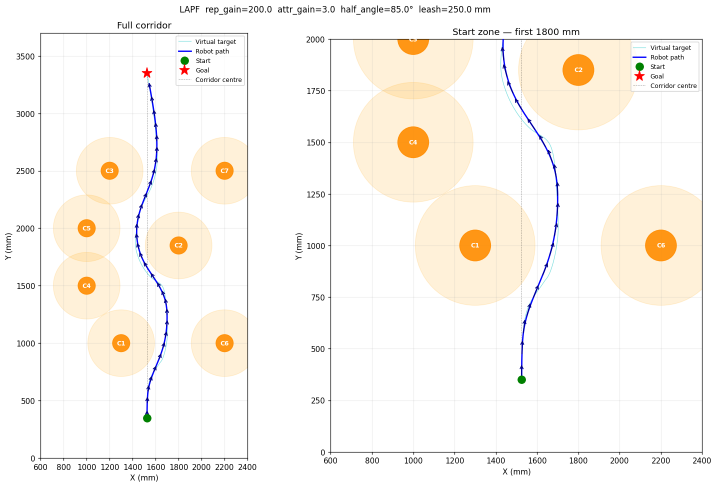
#> input picture lapf_sim.png, 1434 x 974 px (shown at 1/2 size); its folder holds only this picture in this run
$ python -i blue_tracker.py   (imports and definitions only)
#> lines starting #> are read from the running program, lines starting #| are printed output that depends on the picture; after the words box and inside, x2 and y2 are one past the last pixel; in counts of white or black regions, pixels touching at a corner belong together
#> further down, picture is the input picture: shape (974, 1434, 3); mean B, G, R 240.1, 246, 250.2
"""
blue_tracker.py — detects red targets, circles them, and prints the center.
Serves annotated feed at http://<pi-ip>:8081
"""

import subprocess
import threading
import time
import cv2
import numpy as np
from http.server import BaseHTTPRequestHandler, HTTPServer

DEVICE = "/dev/video10"
WIDTH  = 640
HEIGHT = 480
FPS    = 15
PORT   = 8081

FRAME_BYTES = WIDTH * HEIGHT * 3  # ffmpeg outputs bgr24

# Target: RGB(207,19,47) = HSV(351°,91%,81%) → OpenCV H=176, S=232, V=207
# Broad range: wide S/V floors to catch real-world lighting variation
HSV_RED_LOW1  = np.array([159, 131,  99], dtype=np.uint8)
HSV_RED_HIGH1 = np.array([179, 255, 255], dtype=np.uint8)
HSV_RED_LOW2  = np.array([  0, 131,  99], dtype=np.uint8)
HSV_RED_HIGH2 = np.array([ 11, 255, 255], dtype=np.uint8)

MIN_CONTOUR_AREA = 500  # px² — ignore tiny noise blobs

_frame_lock  = threading.Lock()
_latest_jpeg = b""
_latest_center: tuple[int, int] | None = None


def _process_frame(frame: np.ndarray) -> tuple[np.ndarray, tuple[int, int] | None]:
    """Detect blue blobs, draw circles, return annotated frame + largest center."""
    frame = np.ascontiguousarray(frame)
    hsv  = cv2.cvtColor(frame, cv2.COLOR_BGR2HSV)
#> hsv: shape (974, 1434, 3); mean H, S, V 4.6, 12, 251
    mask = cv2.bitwise_or(
        cv2.inRange(hsv, HSV_RED_LOW1, HSV_RED_HIGH1),
        cv2.inRange(hsv, HSV_RED_LOW2, HSV_RED_HIGH2),
    )
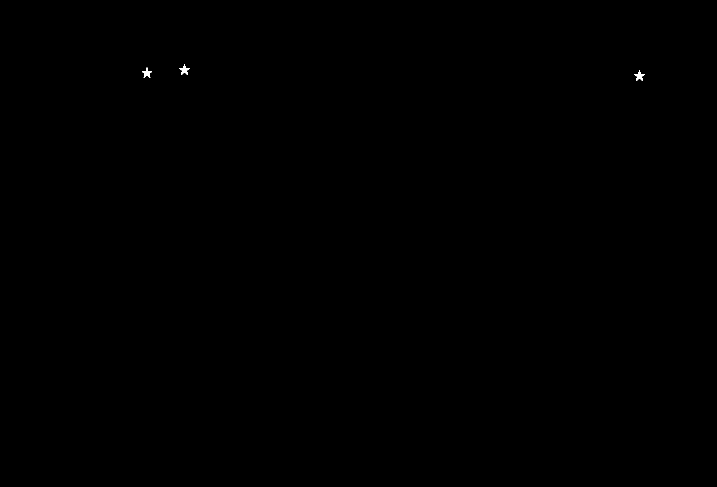
#> mask: shape (974, 1434) (shown at 1/2 size); 0.04% white; 3 white regions, box (x1, y1, x2, y2) and area: (359, 129, 379, 149) 180, (284, 135, 304, 155) 180, (1269, 141, 1289, 161) 180

    # Clean up mask
    kernel = cv2.getStructuringElement(cv2.MORPH_ELLIPSE, (5, 5))
    mask   = cv2.morphologyEx(mask, cv2.MORPH_OPEN,  kernel)
#> mask: shape (974, 1434); 0.03% white; 3 white regions
    mask   = cv2.morphologyEx(mask, cv2.MORPH_CLOSE, kernel)

    contours, _ = cv2.findContours(mask, cv2.RETR_EXTERNAL, cv2.CHAIN_APPROX_SIMPLE)
#> contours = 3 contours; box (x1, y1, x2, y2) and area: (1271, 147, 1287, 158) 99, (286, 141, 302, 152) 99, (361, 135, 377, 146) 99

    best_center = None
    best_area   = 0

    for cnt in contours:
        area = cv2.contourArea(cnt)
        if area < MIN_CONTOUR_AREA:
            continue

        (cx, cy), radius = cv2.minEnclosingCircle(cnt)
        cx, cy, radius = int(cx), int(cy), int(radius)

        # Draw circle and crosshair
        cv2.circle(frame, (cx, cy), radius, (0, 255, 0), 2)
        cv2.drawMarker(frame, (cx, cy), (0, 255, 0),
                       cv2.MARKER_CROSS, markerSize=14, thickness=2)
        cv2.putText(frame, f"({cx}, {cy})", (cx + radius + 4, cy),
                    cv2.FONT_HERSHEY_SIMPLEX, 0.5, (0, 255, 0), 1, cv2.LINE_AA)

        if area > best_area:
            best_area   = area
            best_center = (cx, cy)
#> this loop made 3 passes
#> after the loop, best_area = 0

    if best_center:
        cv2.putText(frame, f"target: {best_center}", (8, 24),
                    cv2.FONT_HERSHEY_SIMPLEX, 0.65, (0, 255, 0), 2, cv2.LINE_AA)
    else:
        cv2.putText(frame, "no target", (8, 24),
                    cv2.FONT_HERSHEY_SIMPLEX, 0.65, (0, 0, 255), 2, cv2.LINE_AA)
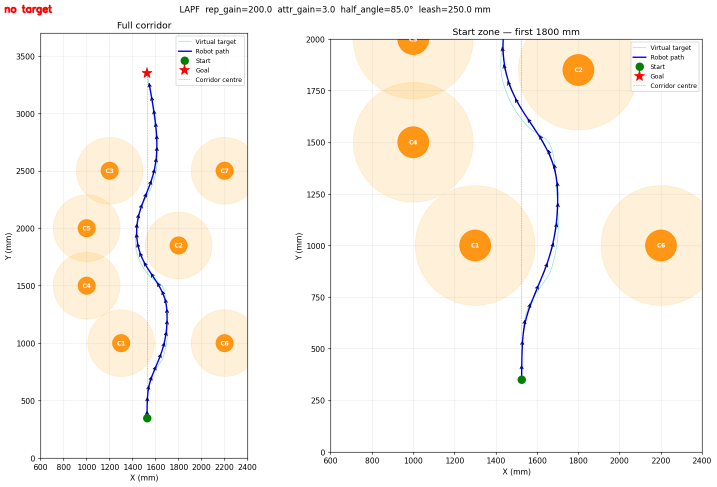
#> frame: shape (974, 1434, 3) (shown at 1/2 size); 0.08% of pixels changed, all inside (x1, y1, x2, y2) = (8, 9, 106, 32)

    return frame, best_center


# [30 lines left out: function _capture_loop, not called in this run]


class _Handler(BaseHTTPRequestHandler):
    def log_message(self, *_):
        pass

    # [37 lines left out: functions do_GET, _serve_index, _serve_stream, not called in this run]


# [20 lines not run here, left out]

>>> import cv2
>>> picture = cv2.imread('lapf_sim.png')
>>> result = _process_frame(picture)
